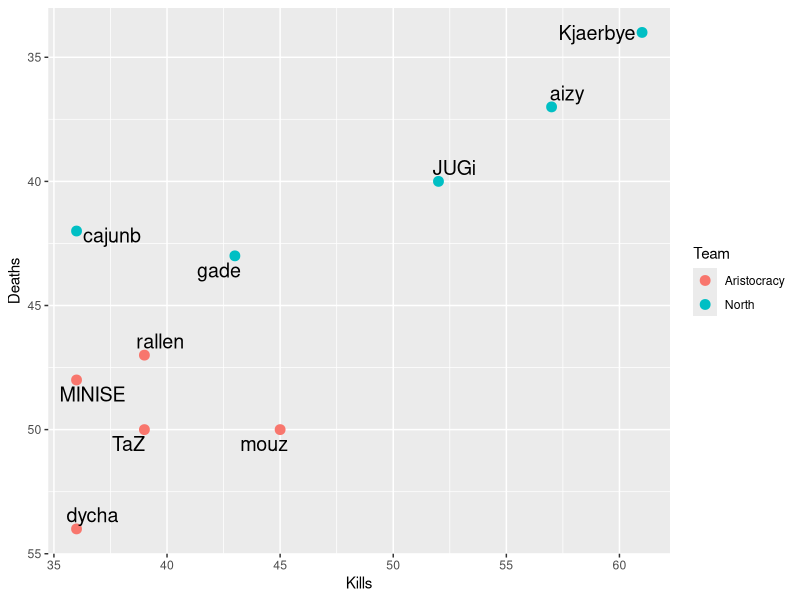
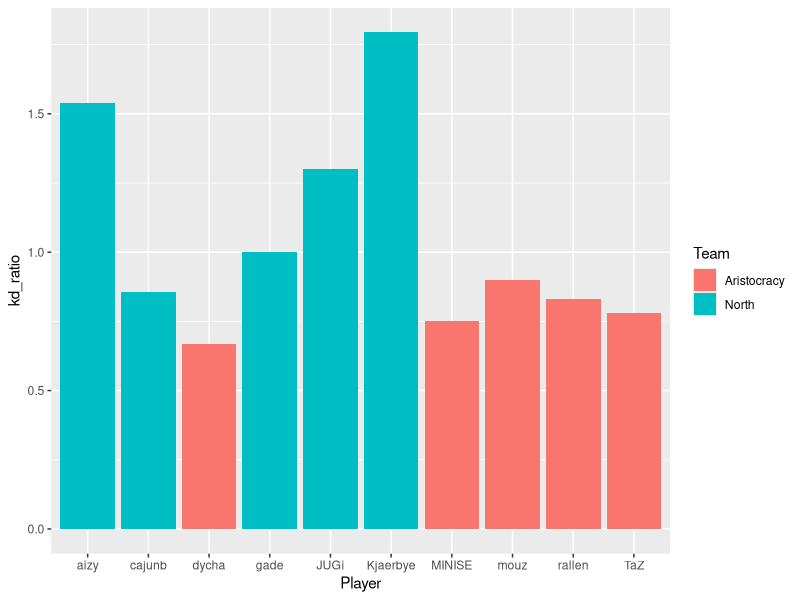
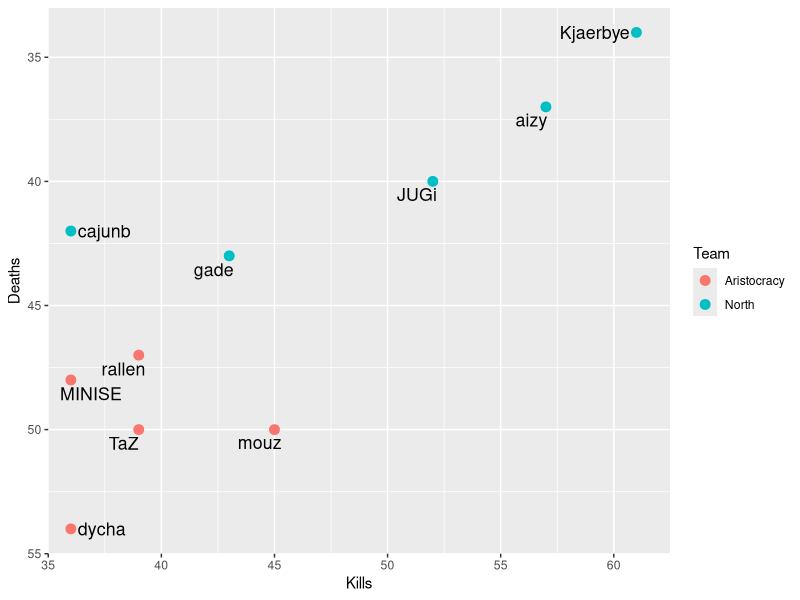
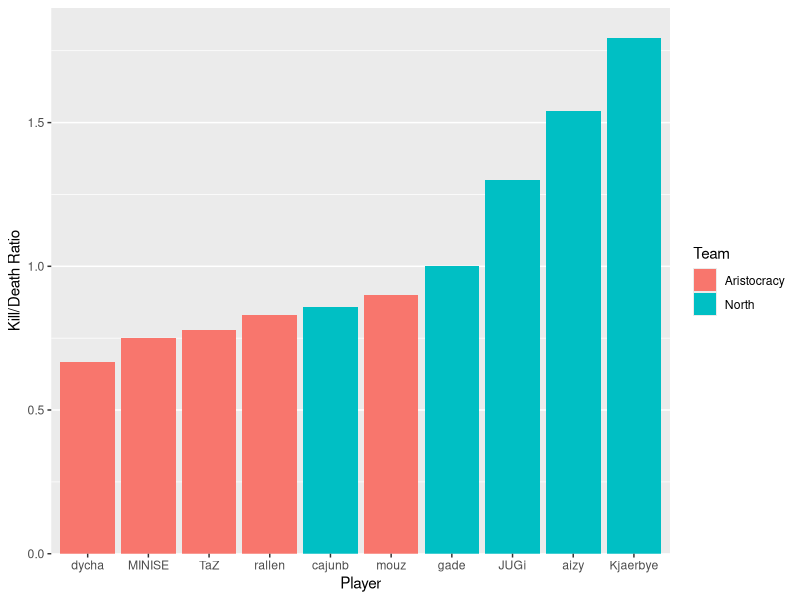

Source code (R) for these figures, in order:
## ---- chunk 1
library(ggplot2)
library(data.table)
library(ggrepel)

match_data <- read.csv("data.csv")
## ---- chunk 2
#death/kill plot
ggplot(match_data, aes(x = Kills, y = Deaths, label = Player, color = Team)) +
  scale_y_continuous(trans = "reverse") +
  geom_point(size = 3) +
  geom_text_repel(size = 5, force = 1, color = "black") 
## ---- chunk 3
#obliczenie k/d i dodanie do ramki
kd_ratio <- match_data$Kills/match_data$Deaths
match_data <- cbind(match_data, kd_ratio)

#k/d plot

ggplot(match_data, aes(x = Player, y = kd_ratio, fill = Team)) +
  geom_bar(stat = "identity")
## ---- chunk 4
#death/kill plot
ggplot(match_data, aes(x = Kills, y = Deaths, label = Player, color = Team)) +
    scale_x_continuous(limits = c(35, 62.5), expand = c(0, 0)) +
    scale_y_continuous(trans = "reverse") +
    geom_point(size = 3) +
    geom_text_repel(size = 4.5, force = 8, color = "black", direction = "both") 
## ---- chunk 5
#k/d plot
match_data$Player <- factor(match_data$Player, levels = match_data$Player[order(match_data$kd_ratio)])
ggplot(match_data, aes(x = Player, y = kd_ratio, fill = Team)) +
    geom_bar(stat = "identity") +
    scale_y_continuous(limits = c(0, 1.9), expand = c(0, 0)) +
    labs(y = "Kill/Death Ratio") +
    theme(panel.grid.major.x = element_blank())

